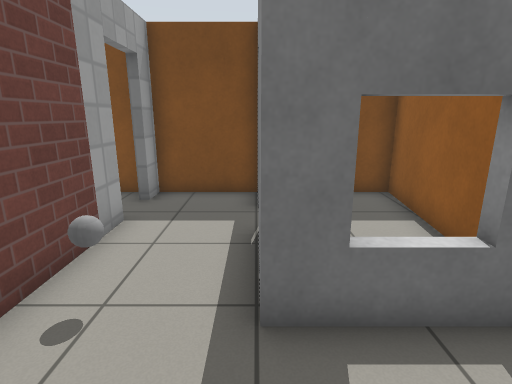
[1] (above)

16 first-person views from a walk through a world built for the Gazebo simulator. The camera is 1.2 m above the floor, tilts 14° down and sees 80° across. The floor is counted in squares, 0.5 m on a side. Each view is taken from the middle of a square. On the plan, view 1 faces up. The plan holds only what a view shows up to about 18 squares ahead; the rest is blank. The robots in the file are not drawn. Gazebo's built-in surfaces are drawn with simple patterns.

[2]
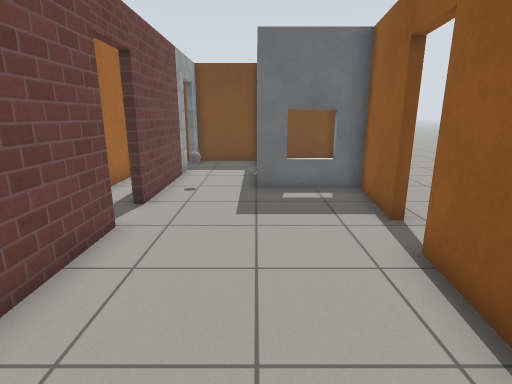

[3]
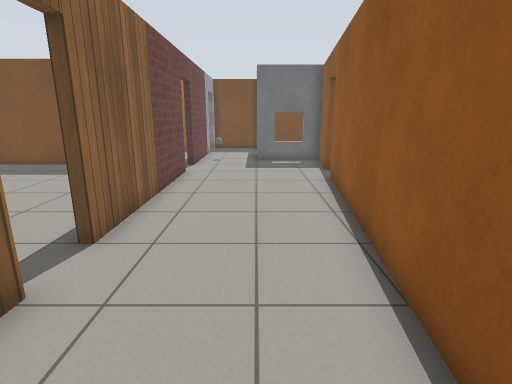

[4]
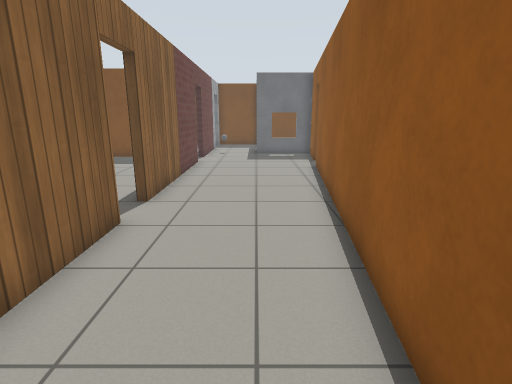

[5]
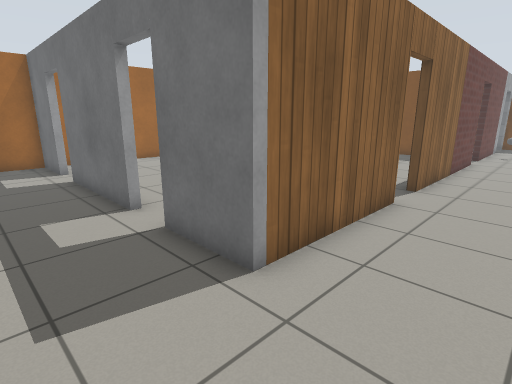

[6]
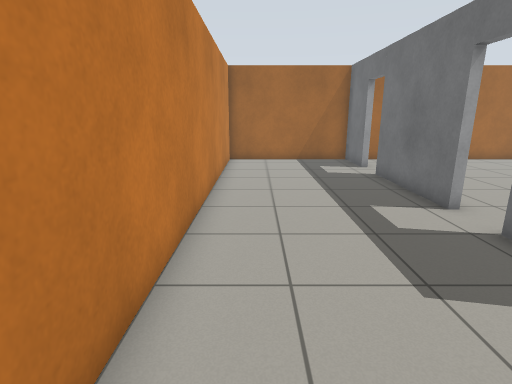

[7]
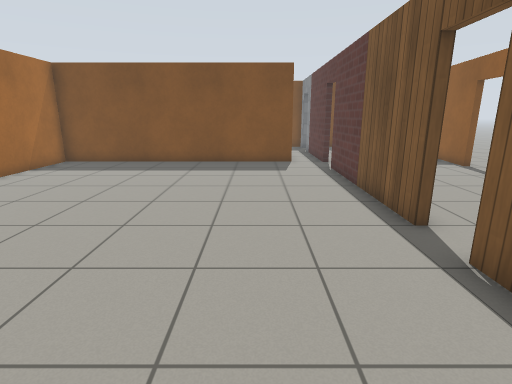

[8]
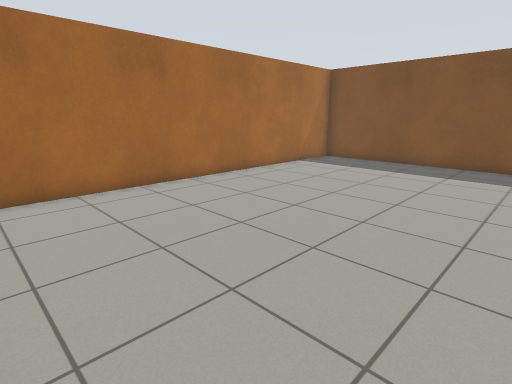

[9]
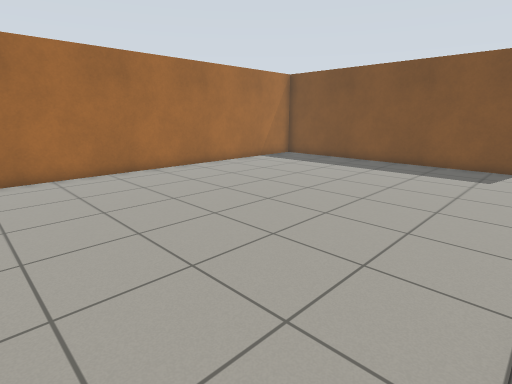

[10]
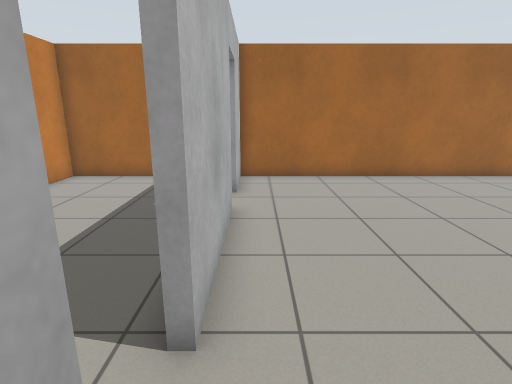

[11]
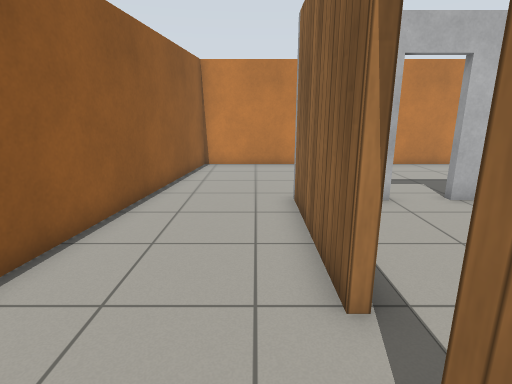

[12]
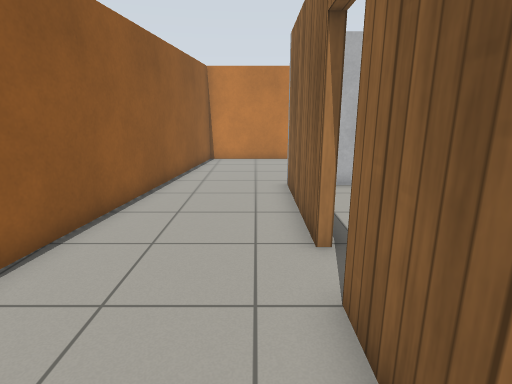

[13]
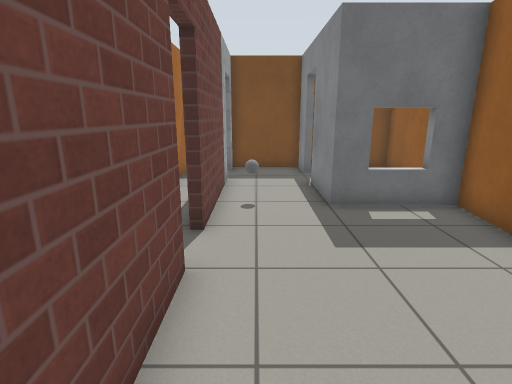

[14]
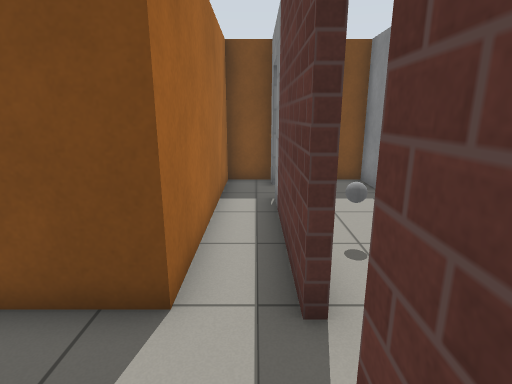

[15]
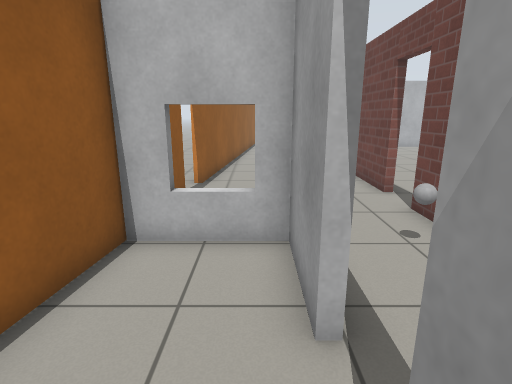

[16]
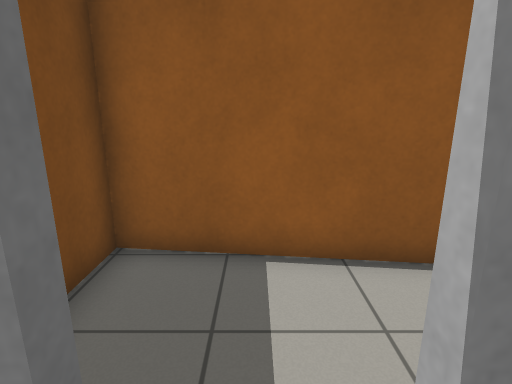

### Floor plan
Key: @ floor where view 1 was taken; # wall or solid block; . floor; D open door; = window, fence, low wall or low ledge; B grey ball.
Columns run from 18 left of view 1 to 6 right of it. Each row starts with its distance up from view 1.
 10              ##########
  9              #.#..#...#
  8              #.D..D...#
  7              #.D..D...#
  6              #.#..#...#
  5              #.#..#...#
  4              #.#B.#...#
  3              #.#..##=##..
  2             ##.#.....#...
  1 ############ ..D.....#..
  0 #..............D..@..#.
 -1 #..............#.....D.
 -2 #..............#.....D.
 -3 #..............#.....#.
 -4 #..............#.....#.
 -5 #..............#.....#.
 -6 #..............#....##.
 -7 #..............#....#
 -8 #..............#....#
 -9 #..............D....#
-10 #..............D....#
-11 #..............#....#
-12 #..............#....#
-13 #..............#....#
-14 #..............#....#
-15 #..............#...##
-16 ####DD#####DD###...#
-17 #..................#
-18 #..................#
-19 #..................#
-20 #..................#
-21 #..................#
-22 #................. #
-23 ###################

Where each view was taken, in squares from view 1:
view 1: 0 up, 0 right, facing up
view 2: 7 down, 0 right, facing up
view 3: 14 down, 0 right, facing up
view 4: 17 down, 0 right, facing up
view 5: 19 down, 0 right, facing up-left
view 6: 21 down, 0 right, facing left
view 7: 15 down, 7 left, facing up
view 8: 15 down, 7 left, facing up-left
view 9: 15 down, 4 left, facing up-left
view 10: 15 down, 5 left, facing left
view 11: 7 down, 2 left, facing down
view 12: 5 down, 2 left, facing down
view 13: 5 down, 2 left, facing up
view 14: 2 down, 4 left, facing up
view 15: 9 up, 1 right, facing down
view 16: 7 up, 1 left, facing right
